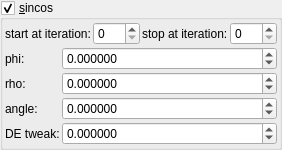
    <widget class="MyGroupBox" name="groupCheck_transf_function_enabledC_false">
     <property name="title">
      <string>&amp;sincos</string>
     </property>
     <property name="checkable">
      <bool>true</bool>
     </property>
     <layout class="QVBoxLayout" name="verticalLayout_10" stretch="0,0">
      <property name="spacing">
       <number>2</number>
      </property>
      <property name="leftMargin">
       <number>2</number>
      </property>
      <property name="topMargin">
       <number>2</number>
      </property>
      <property name="rightMargin">
       <number>2</number>
      </property>
      <property name="bottomMargin">
       <number>2</number>
      </property>
      <item>
       <layout class="QGridLayout" name="gridLayout_65">
        <property name="spacing">
         <number>2</number>
        </property>
        <item row="0" column="0">
         <widget class="QLabel" name="label_250">
          <property name="text">
           <string>start at iteration:</string>
          </property>
         </widget>
        </item>
        <item row="0" column="1">
         <widget class="MySpinBox" name="spinboxInt_transf_start_iterations_C">
          <property name="sizePolicy">
           <sizepolicy hsizetype="Minimum" vsizetype="Maximum">
            <horstretch>0</horstretch>
            <verstretch>0</verstretch>
           </sizepolicy>
          </property>
          <property name="maximum">
           <number>999</number>
          </property>
         </widget>
        </item>
        <item row="0" column="2">
         <widget class="QLabel" name="label_251">
          <property name="text">
           <string>stop at iteration:</string>
          </property>
         </widget>
        </item>
        <item row="0" column="3">
         <widget class="MySpinBox" name="spinboxInt_transf_stop_iterations_C1">
          <property name="sizePolicy">
           <sizepolicy hsizetype="Minimum" vsizetype="Maximum">
            <horstretch>0</horstretch>
            <verstretch>0</verstretch>
           </sizepolicy>
          </property>
          <property name="maximum">
           <number>999</number>
          </property>
         </widget>
        </item>
       </layout>
      </item>
      <item>
       <layout class="QGridLayout" name="gridLayout_50" columnstretch="0,1">
        <property name="spacing">
         <number>2</number>
        </property>
        <item row="1" column="0">
         <widget class="QLabel" name="label_40">
          <property name="text">
           <string notr="true">rho:</string>
          </property>
         </widget>
        </item>
        <item row="0" column="1">
         <widget class="MyDoubleSpinBox" name="spinbox_transf_scaleA_0">
          <property name="sizePolicy">
           <sizepolicy hsizetype="Minimum" vsizetype="Maximum">
            <horstretch>0</horstretch>
            <verstretch>0</verstretch>
           </sizepolicy>
          </property>
          <property name="prefix">
           <string/>
          </property>
          <property name="suffix">
           <string/>
          </property>
          <property name="decimals">
           <number>6</number>
          </property>
          <property name="minimum">
           <double>-99.989999999999995</double>
          </property>
          <property name="maximum">
           <double>99.989999999999995</double>
          </property>
          <property name="singleStep">
           <double>0.100000000000000</double>
          </property>
         </widget>
        </item>
        <item row="2" column="0">
         <widget class="QLabel" name="label_38">
          <property name="text">
           <string notr="true">angle:</string>
          </property>
         </widget>
        </item>
        <item row="1" column="1">
         <widget class="MyDoubleSpinBox" name="spinbox_transf_scaleB_0">
          <property name="sizePolicy">
           <sizepolicy hsizetype="Minimum" vsizetype="Maximum">
            <horstretch>0</horstretch>
            <verstretch>0</verstretch>
           </sizepolicy>
          </property>
          <property name="prefix">
           <string/>
          </property>
          <property name="suffix">
           <string/>
          </property>
          <property name="decimals">
           <number>6</number>
          </property>
          <property name="minimum">
           <double>-99.989999999999995</double>
          </property>
          <property name="maximum">
           <double>99.989999999999995</double>
          </property>
          <property name="singleStep">
           <double>0.100000000000000</double>
          </property>
         </widget>
        </item>
        <item row="2" column="1">
         <widget class="MyDoubleSpinBox" name="spinboxd_transf_angle_deg_A">
          <property name="sizePolicy">
           <sizepolicy hsizetype="Minimum" vsizetype="Maximum">
            <horstretch>0</horstretch>
            <verstretch>0</verstretch>
           </sizepolicy>
          </property>
          <property name="prefix">
           <string/>
          </property>
          <property name="suffix">
           <string/>
          </property>
          <property name="decimals">
           <number>6</number>
          </property>
          <property name="minimum">
           <double>-36000.000000000000000</double>
          </property>
          <property name="maximum">
           <double>36000.000000000000000</double>
          </property>
          <property name="singleStep">
           <double>1.000000000000000</double>
          </property>
         </widget>
        </item>
        <item row="0" column="0">
         <widget class="QLabel" name="label_41">
          <property name="text">
           <string notr="true">phi:</string>
          </property>
         </widget>
        </item>
        <item row="3" column="1">
         <widget class="MyDoubleSpinBox" name="spinbox_analyticDE_offset_1">
          <property name="sizePolicy">
           <sizepolicy hsizetype="Minimum" vsizetype="Maximum">
            <horstretch>0</horstretch>
            <verstretch>0</verstretch>
           </sizepolicy>
          </property>
          <property name="prefix">
           <string/>
          </property>
          <property name="suffix">
           <string/>
          </property>
          <property name="decimals">
           <number>6</number>
          </property>
          <property name="minimum">
           <double>-99.989999999999995</double>
          </property>
          <property name="maximum">
           <double>99.989999999999995</double>
          </property>
          <property name="singleStep">
           <double>0.100000000000000</double>
          </property>
         </widget>
        </item>
        <item row="3" column="0">
         <widget class="QLabel" name="label_260">
          <property name="text">
           <string>DE tweak:</string>
          </property>
         </widget>
        </item>
       </layout>
      </item>
     </layout>
    </widget>
